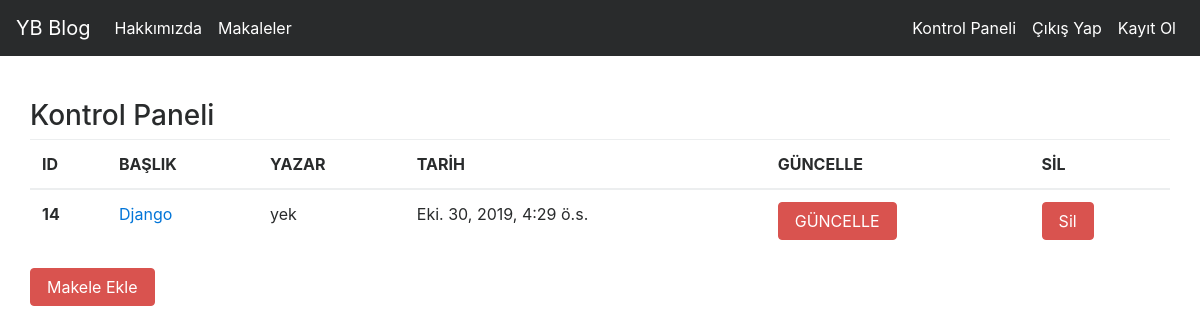
Screenshot of /articles/dashboard/ (signed in) with the database file from the repository.
### article/models.py (models this page shows, shortened)
class Article(models.Model):
    author=models.ForeignKey("auth.User",on_delete=models.CASCADE,verbose_name="Yazar")#on_delete:user silindiğinde o usera özgü tüm articleler yani veriler silinir
    title= models.CharField(max_length=50,verbose_name="Başlık")
    content=RichTextField()
    created_date=models.DateTimeField(auto_now_add=True,verbose_name="Oluşturulma Tarihi")
    article_image=models.FileField(blank=True,null=True,verbose_name="Fotoğraf Ekle")
    class Meta:
        ordering=["-created_date"]

### article/views.py (the view)
# urls.py: path('dashboard/', views.dashboard,name="dashboard"),
@login_required(login_url="user:login")
def dashboard(request):
    articles=Article.objects.filter(author=request.user)
    context={
        "articless":articles
    }
    return render(request,"dashboard.html",context)

### templates/dashboard.html (shortened to what this page needs)
{% extends "layout.html" %}
{% load crispy_forms_tags %}
{% block body %}
<div class="row">
        <h3>Kontrol Paneli</h3>
        {% if articless%}
        <table class="table">
            <thead>
              <tr>
                <th scope="col">ID</th>
                <th scope="col">BAŞLIK</th>
                <th scope="col">YAZAR</th>
                <th scope="col">TARİH</th>
                <th scope="col">GÜNCELLE</th>
                <th scope="col">SİL</th>
              </tr>
            </thead>
            <tbody>
            {% for article in articless %}
            <tr>
                <th scope="row">{{article.id}}</th>
                <td><a href="{% url 'article:detail' article.id %}">{{article.title}}</a></td>
                <td>{{article.author.username}}</td>
                <td>{{article.created_date}}</td>
                <td><a href="{% url 'article:update' article.id %}" class="btn btn-danger">GÜNCELLE</a></td>
                <td><a href="{% url 'article:delete' article.id %}" class="btn btn-danger">Sil</a></td>
            </tr>
            {% endfor %}
            </tbody>
          </table>
        {% else %}
        <div class="alert alert-danger">
        Henüz Makale Yayınlamamışsınız.
        </div>
        {% endif %}
        <a class="btn btn-danger" href="{% url 'article:addarticle' %}">Makele Ekle</a>
  </div>
{% endblock body %}

### rows the page displays
Article: id "14", title "Django", author.username "yek", created_date "Eki. 30, 2019, 4:29 ö.s."
